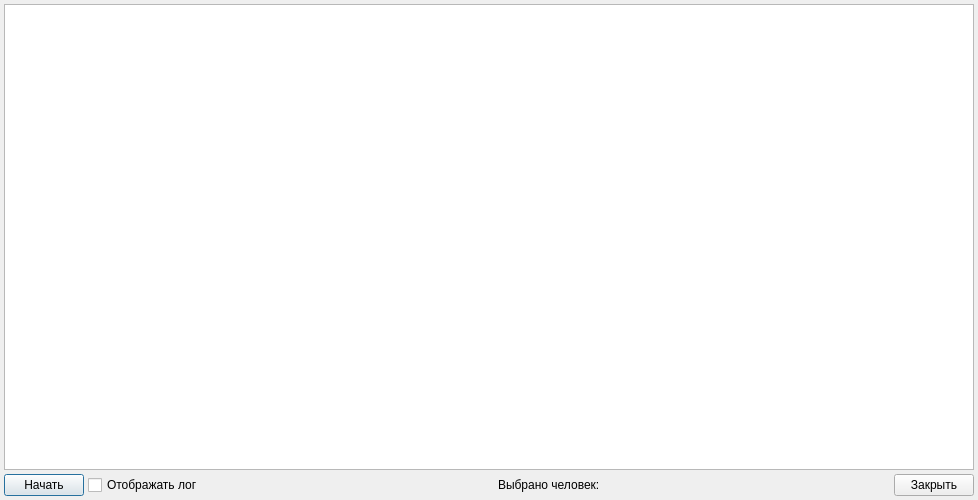
<?xml version="1.0" encoding="UTF-8"?>
<ui version="4.0">
 <class>Dialog</class>
 <widget class="QDialog" name="Dialog">
  <property name="geometry">
   <rect>
    <x>0</x>
    <y>0</y>
    <width>978</width>
    <height>500</height>
   </rect>
  </property>
  <property name="windowTitle">
   <string>Экспорт данных в Web-сервис “Прикрепленное население”</string>
  </property>
  <layout class="QGridLayout" name="gridLayout">
   <property name="margin">
    <number>4</number>
   </property>
   <property name="spacing">
    <number>4</number>
   </property>
   <item row="0" column="0" colspan="2">
    <widget class="QTextBrowser" name="log"/>
   </item>
   <item row="3" column="0" colspan="2">
    <layout class="QHBoxLayout" name="horizontalLayout2">
     <property name="spacing">
      <number>4</number>
     </property>
     <property name="margin">
      <number>0</number>
     </property>
     <item>
      <widget class="QPushButton" name="btnExport">
       <property name="text">
        <string>Начать</string>
       </property>
      </widget>
     </item>
     <item>
      <widget class="QCheckBox" name="chbFullLog">
       <property name="text">
        <string>Отображать лог</string>
       </property>
      </widget>
     </item>
     <item>
      <spacer name="spacer1">
       <property name="orientation">
        <enum>Qt::Horizontal</enum>
       </property>
       <property name="sizeHint" stdset="0">
        <size>
         <width>40</width>
         <height>20</height>
        </size>
       </property>
      </spacer>
     </item>
     <item>
      <widget class="QLabel" name="labelCount">
       <property name="text">
        <string>Выбрано человек:</string>
       </property>
      </widget>
     </item>
     <item>
      <spacer name="spacer2">
       <property name="orientation">
        <enum>Qt::Horizontal</enum>
       </property>
       <property name="sizeHint" stdset="0">
        <size>
         <width>40</width>
         <height>20</height>
        </size>
       </property>
      </spacer>
     </item>
     <item>
      <widget class="QPushButton" name="btnClose">
       <property name="text">
        <string>Закрыть</string>
       </property>
      </widget>
     </item>
    </layout>
   </item>
  </layout>
 </widget>
 <resources/>
 <connections/>
</ui>
